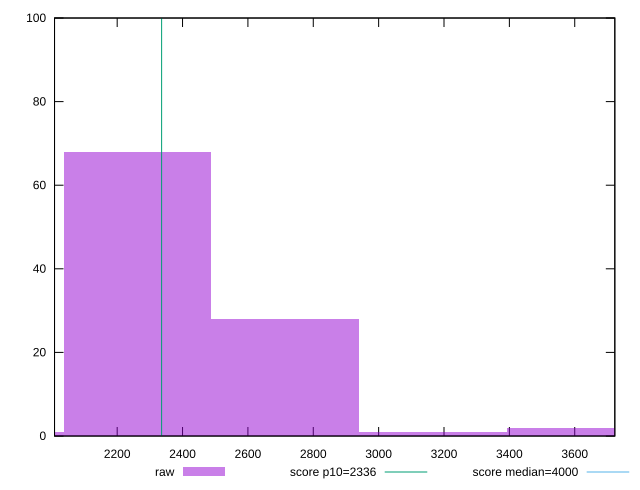

Here is the gnuplot script that generated this plot:
reset

$raw <<EOF
2714.768756707402 28
2262.3072972561686 68
3619.6916756098694 2
3167.230216158636 1
1809.8458378049347 1
EOF

set key outside below
set boxwidth 452.4614594512337
set xrange [2008.3200000000002:3722.66]
set yrange [0:100]
set trange [0:100]
set style fill transparent solid 0.5 noborder

set parametric
set terminal svg size 640, 490 enhanced background rgb 'white'
set output "report_00015_2021-02-09T16-11-33.973Z/first-meaningful-paint/samples/pages+cached+noadtech+nomedia/raw/histogram.svg"

plot $raw title "raw" with boxes, \
     2336,t title "score p10=2336", \
     4000,t title "score median=4000"

reset
